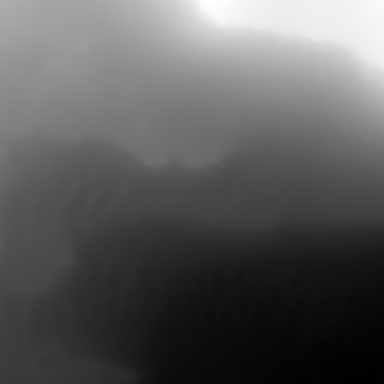
#> input picture data/mars/jezero/elevation.tif, 384 x 384 px
$ python themis_patch2.py ../../../data/mars/jezero/elevation.tif ../../../data/mars/jezero/imagery.tif 5 1.0 1.0 ../../../data/mars/jezero/imagery.tif
#> lines starting #> are read from the running program, lines starting #| are printed output that depends on the picture
"""Fill holes in a z2 (2048x1024) LA PNG with an alpha-weighted mean of a higher-zoom crop.
usage: themis_patch2.py BASE_LA_PNG CROP_PNG ZOOM WEST NORTH OUT"""
import sys, numpy as np
from PIL import Image
base, crop, z, W, N, out = sys.argv[1], sys.argv[2], int(sys.argv[3]), float(sys.argv[4]), float(sys.argv[5]), sys.argv[6]
b = np.asarray(Image.open(base).convert("LA")).astype(float)
p = np.asarray(Image.open(crop).convert("RGBA")).astype(float)
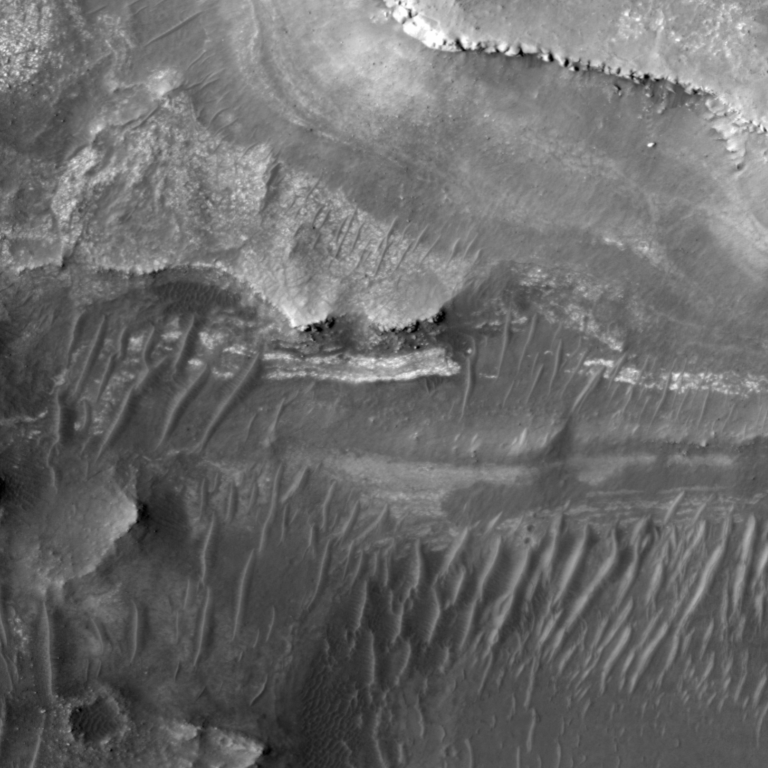
#> input picture data/mars/jezero/imagery.tif, 1536 x 1536 px (shown at 1/2 size)
f = 2 ** (z - 2)
h, w = p.shape[0] // f, p.shape[1] // f
#> h = 192; w = 192
g, a = p[..., 0], p[..., 3] / 255
#> a: shape (1536, 1536) float64; every value is 1
A = a.reshape(h, f, w, f).sum((1, 3)); Gs = (g * a).reshape(h, f, w, f).sum((1, 3))
#> after `A = a.reshape(h, f, w, f).sum((1, 3))`: A: shape (192, 192) float64; every value is 64
#> after `Gs = (g * a).reshape(h, f, w, f).sum((1, 3))`:
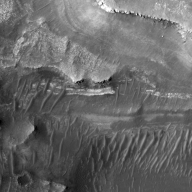
#> Gs: shape (192, 192) float64; min 276, max 16256, mean 6833.6; drawn with min black and max white
gray = np.where(A > 0, Gs / np.maximum(A, 1e-9), 0); alpha = A / (f * f) * 255
#> after `alpha = A / (f * f) * 255`: alpha: shape (192, 192) float64; every value is 255
y0, x0 = round((90 - N) / 180 * 1024), round((W + 180) / 360 * 2048)
reg = b[y0:y0 + h, x0:x0 + w]
#> reg = empty array
#> (the run stopped early here; a loop or call above may not have finished)
